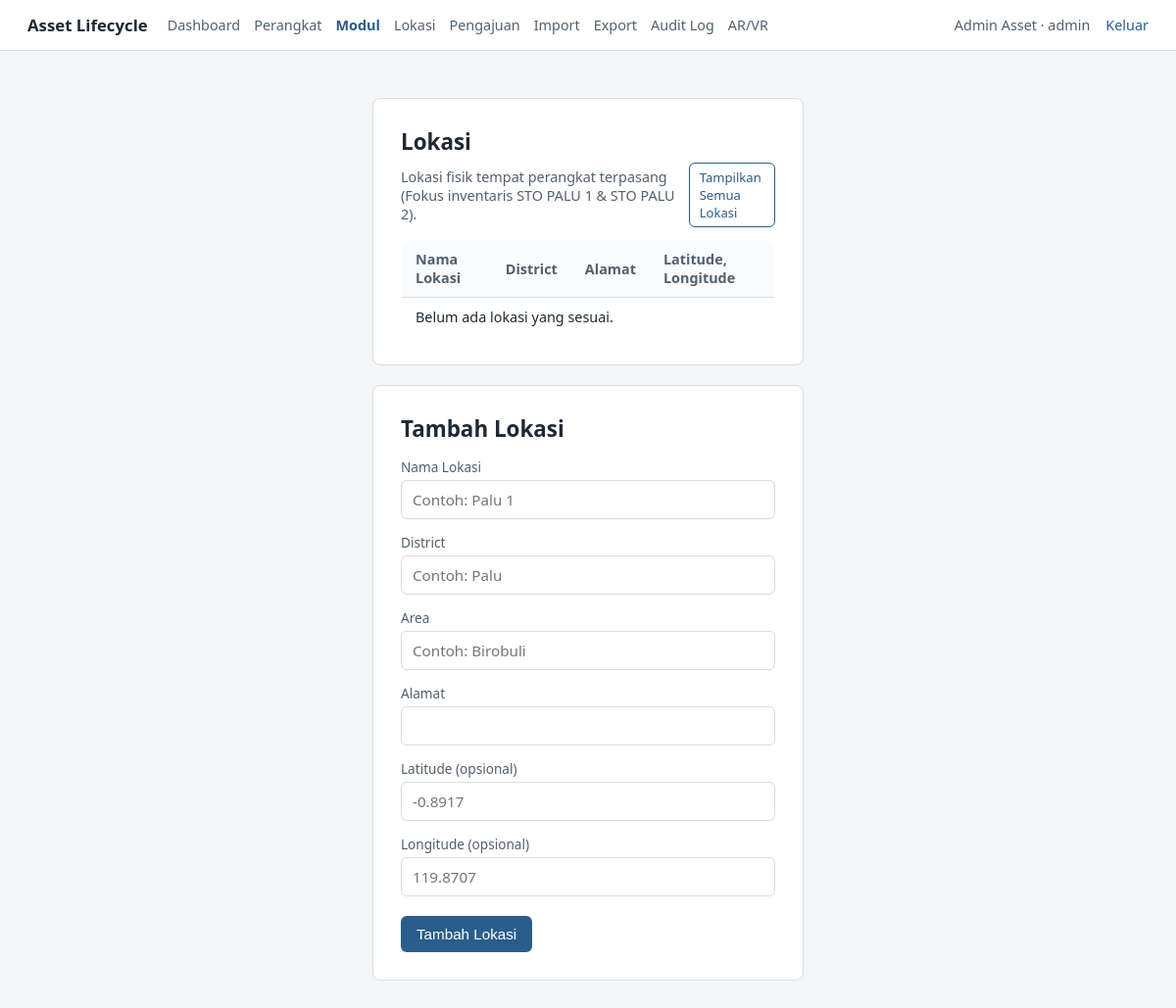
Page /device/locations (signed in) on the earlier database version.
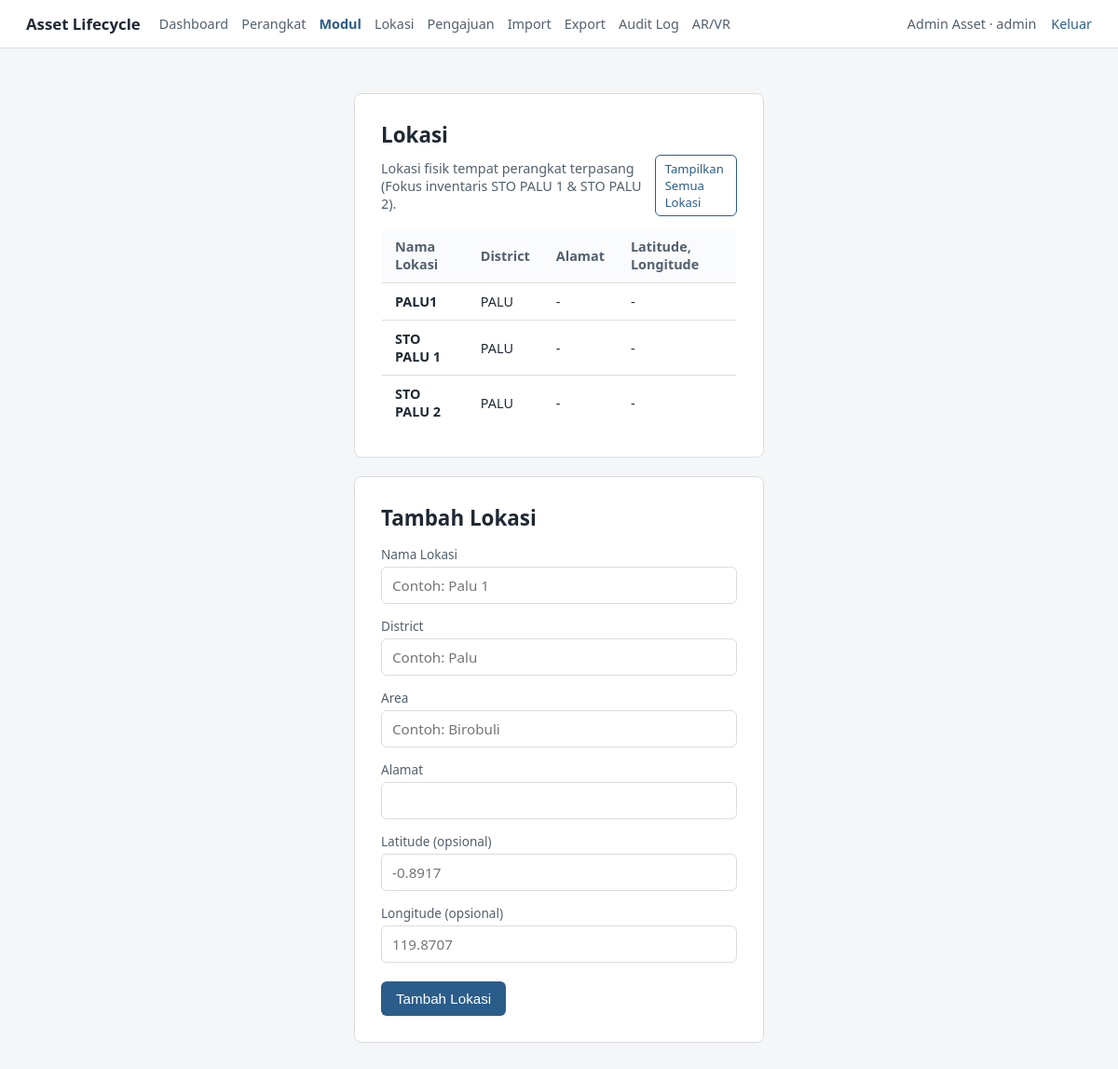
Same page on the later database version.
### app/models/location.py (models this page shows)
class Location(db.Model):
    __tablename__ = "locations"
    location_id = db.Column(db.Integer, primary_key=True)
    nama_lokasi = db.Column(db.String(150))  # 'Palu 1', 'Palu 2', 'Donggala'
    alamat = db.Column(db.Text)
    district = db.Column(db.String(100))
    area = db.Column(db.String(100))
    latitude = db.Column(db.Float)
    longitude = db.Column(db.Float)
    created_at = db.Column(db.DateTime, default=datetime.utcnow)
    updated_at = db.Column(db.DateTime, onupdate=datetime.utcnow)
    devices = db.relationship("Device", backref="location")

### app/modules/device/routes.py (the view, shortened to what this page needs)
@device_bp.route("/locations", methods=["GET", "POST"])
@login_required
@role_required("admin", "karyawan_tif")
def locations():
    show_all = request.args.get("all", "0") == "1"
    if show_all:
        locs = Location.query.order_by(Location.nama_lokasi).all()
    else:
        locs = (
            Location.query.filter(
                (Location.nama_lokasi.in_(["STO PALU 1", "STO PALU 2"]))
                | (Location.district == "PALU")
            )
            .order_by(Location.nama_lokasi)
            .all()
        )
    return render_template("device/locations.html", locations=locs, show_all=show_all)

### app/templates/device/locations.html (shortened to what this page needs)
{% extends "base.html" %}
{% block content %}
<div class="page page--wide" style="margin:0;padding:0;max-width:none;">
<div class="card" style="margin-bottom:20px;">
    <h1>Lokasi</h1>
    <div style="display:flex;justify-content:space-between;align-items:center;margin-bottom:12px;">
        <p class="subtitle" style="margin:0;">Lokasi fisik tempat perangkat terpasang (Fokus inventaris STO PALU 1 &amp; STO PALU 2).</p>
        <div>
            {% if show_all %}
                <a href="{{ url_for('device.locations') }}" class="btn btn--secondary btn--small">Tampilkan Hanya Lokasi Inventaris</a>
            {% else %}
                <a href="{{ url_for('device.locations', all=1) }}" class="btn btn--secondary btn--small">Tampilkan Semua Lokasi</a>
            {% endif %}
        </div>
    </div>
    <table>
        <thead>
            <tr>
                <th>Nama Lokasi</th>
                <th>District</th>
                <th>Alamat</th>
                <th>Latitude, Longitude</th>
            </tr>
        </thead>
        <tbody>
            {% for l in locations %}
            <tr>
                <td><strong>{{ l.nama_lokasi }}</strong></td>
                <td>{{ l.district or "-" }}</td>
                <td>{{ l.alamat or "-" }}</td>
                <td>
                    {% if l.latitude and l.longitude %}
                        {{ l.latitude }}, {{ l.longitude }}
                    {% else %}
                        -
                    {% endif %}
                </td>
            </tr>
            {% else %}
            <tr><td colspan="4">Belum ada lokasi yang sesuai.</td></tr>
            {% endfor %}
        </tbody>
    </table>
</div>
<div class="card">
    <h1>Tambah Lokasi</h1>
    <form method="POST">
        <label for="nama_lokasi">Nama Lokasi</label>
        <input type="text" id="nama_lokasi" name="nama_lokasi" placeholder="Contoh: Palu 1" required>
        <label for="district">District</label>
        <input type="text" id="district" name="district" placeholder="Contoh: Palu" required>
        <label for="area">Area</label>
        <input type="text" id="area" name="area" placeholder="Contoh: Birobuli">
        <label for="alamat">Alamat</label>
        <input type="text" id="alamat" name="alamat">
        <label for="latitude">Latitude (opsional)</label>
        <input type="text" id="latitude" name="latitude" placeholder="-0.8917">
        <label for="longitude">Longitude (opsional)</label>
        <input type="text" id="longitude" name="longitude" placeholder="119.8707">
        <button type="submit">Tambah Lokasi</button>
    </form>
</div>
</div>
{% endblock %}

Differences in the rows shown:
now on this page (row edited): Location: nama_lokasi "PALU1", district "PALU", alamat "-"
now on this page (row edited): Location: nama_lokasi "STO PALU 1", district "PALU", alamat "-"
now on this page (row edited): Location: nama_lokasi "STO PALU 2", district "PALU", alamat "-"
Other differences:
text no longer shown: "Belum ada lokasi yang sesuai."
